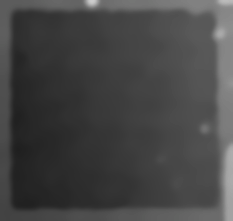
#> input picture test.png, 233 x 221 px, found by its file name
$ python FindCorner.py
#> lines starting #> are read from the running program, lines starting #| are printed output that depends on the picture; after the words box and inside, x2 and y2 are one past the last pixel; in counts of white or black regions, pixels touching at a corner belong together
# -*- coding: utf-8 -*-
import cv2
import numpy as np
import sys

image = cv2.imread("test.png", 1)
#> image is the input picture: shape (221, 233, 3); mean B, G, R 69.3, 69.3, 69.3

if image is None:
    # If an image was not loaded, it may cause tuple error.
    sys.exit("File not found.")

image = 255 - image
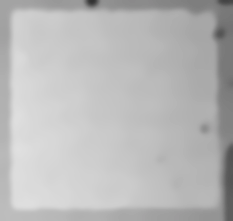
#> image: shape (221, 233, 3); mean B, G, R 185.7, 185.7, 185.7
gray = cv2.cvtColor(image,cv2.COLOR_BGR2GRAY)
gray= np.float32(gray)

# Detect corner
dst = cv2.cornerHarris(gray,2,9,0.16)
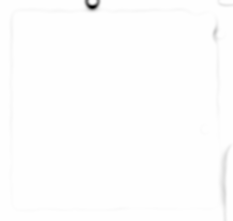
#> dst: shape (221, 233) float32; min -2.57e+12, max 532612480, mean -8.59e+09; drawn with min black and max white

# Draw red points
image[dst>0.01*dst.max()]= [0,0,255]
#> image: shape (221, 233, 3); 0.02% of pixels changed, all inside (x1, y1, x2, y2) = (92, 0, 222, 131)

# Detect red pixel
coord = np.where(np.all(image == (0, 0, 255), axis=-1))
#> coord = 10 positions, rows 0 to 130, columns 92 to 221

# Print coordinate
for i in range(len(coord[0])):
    print("X:%s Y:%s"%(coord[1][i],coord[0][i]))
#> this loop made 10 passes
#| X:92 Y:0
#| X:92 Y:1
#| X:221 Y:33
#| X:220 Y:34
#| X:221 Y:34
#| X:213 Y:126
#| X:213 Y:127
#| X:205 Y:128
#> (further printed lines are left out)

cv2.imshow('imageWithCorner',image)
cv2.waitKey(0)
